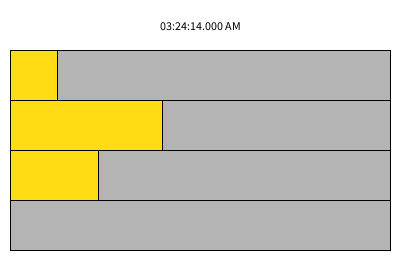
Frame 1 (no input)
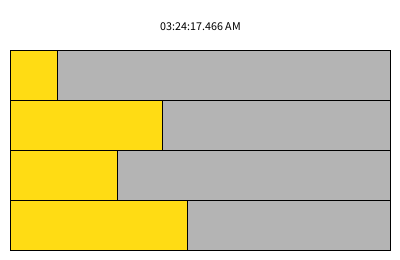
Frame 60 (the mouse pressed at the canvas centre just before this capture)
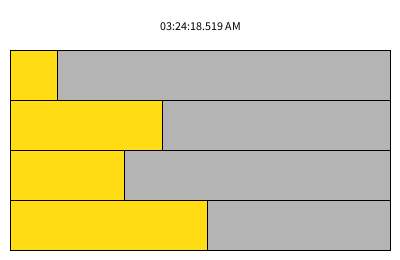
Frame 120 (the mouse held since frame 60 and released just before this capture)

The Processing sketch that drew these frames (run headless with seeded random() and noise(); from frame 60 on, the mouse is pressed at the canvas centre):

// Processing sketch: processing_109728
// ── processing_109728.pde

int prevSecond; 
int lastRolloverTime; 

void setup(){
  size (400, 260); 
  lastRolloverTime = 0; 
}

void draw(){
  background(255); 
  
  //-------------------------------------------------
  // Fetch the components of the time (hours, minutes, seconds, milliseconds).
  // Incidentally, you can also get day(), month(), year(), etc. 
  int h = hour(); 
  int m = minute(); 
  int s = second(); 
  
  // The millis() are not synchronized with the clock time. 
  // Instead, the millis() represent the time since the program started. Grrr. 
  // To approximate the "clock millis", we have to check when the seconds roll over. 
  if (s != prevSecond){ 
    lastRolloverTime = millis(); 
  }
  int mils = millis() - lastRolloverTime;
  prevSecond = s;
  
  //-------------------------------------------------
  // Assemble a string to display the time conventionally.
  String hourStr   = nf(((h>12)? h-12:h), 2); // format String with 2 digits
  String minuteStr = nf(m, 2); // format String with 2 digits
  String secondStr = nf(s, 2); // format String with 2 digits
  String ampmStr   = (h < 12) ? "AM" : "PM"; 
  String milsStr   = nf(mils, 3); 
  String theTimeString = hourStr + ":" + minuteStr + ":" + secondStr; 
  theTimeString += "." + milsStr + " " + ampmStr; 
  
  fill (0); 
  textAlign (CENTER); 
  text (theTimeString, width/2, 30); 
  
  //-------------------------------------------------
  // Draw some rectangles which "abstractly" indicate the time. 

  float margin = 10;
  float rectWidth = width - 2*margin;
  float hw = map (h, 0,24,      0,rectWidth); 
  float sw = map (s, 0,60,      0,rectWidth); 
  float mw = map (m, 0,60,      0,rectWidth); 
  float ww = map (mils, 0,1000, 0,rectWidth); 
  
  // background (grey) rectangles
  fill (180); 
  rect (margin, 50, rectWidth,50);
  rect (margin,100, rectWidth,50); 
  rect (margin,150, rectWidth,50); 
  rect (margin,200, rectWidth,50); 
  
  // foreground (indicator) rectangles
  fill (255, 220, 20); 
  rect (margin, 50, hw,50);
  rect (margin,100, mw,50);
  rect (margin,150, sw,50);
  rect (margin,200, ww,50);
}
